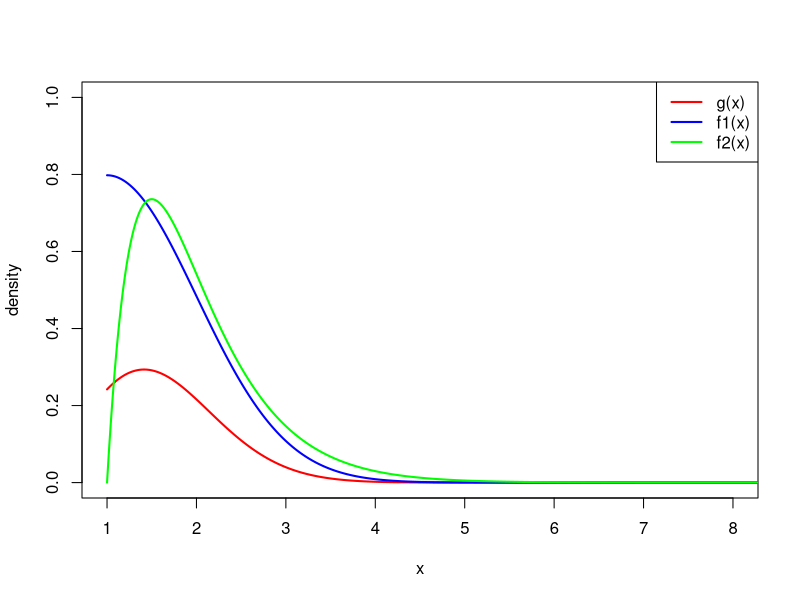
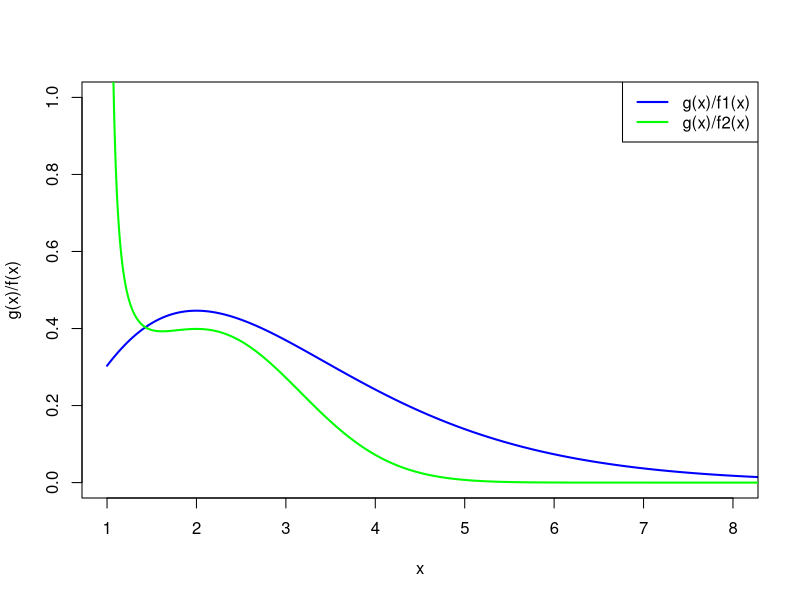

The R source for these figures, in order:
## ---- chunk 1
knitr::opts_chunk$set(echo = TRUE)
## ---- chunk 2
g <- function(x) {
  x^2/sqrt(2*pi)*exp(-x^2/2)
}
x <- seq(1, 10, 0.01)
f1 <- 2*dnorm(x, 1, 1)
f2 <- dgamma(x-1, 2, 2)
plot(x, g(x), type = "l", col = "red", lwd = 2, xlab = "x", ylab = "density",xlim=c(1,8), ylim=c(0,1))
lines(x, f1, col = "blue", lwd = 2)
lines(x, f2, col = "green", lwd = 2)
legend("topright", c("g(x)", "f1(x)", "f2(x)"), col = c("red", "blue", "green"), lwd = 2)
## ---- chunk 3
plot(x, g(x)/f1, type = "l", col = "blue", lwd = 2, xlab = "x", ylab = "g(x)/f(x)",xlim=c(1,8), ylim=c(0,1))
lines(x, g(x)/f2, col = "green", lwd = 2)
legend("topright", c("g(x)/f1(x)", "g(x)/f2(x)"), col = c("blue", "green"), lwd = 2)
## ---- chunk 4
gx <- function(x){
  x^2/sqrt(2*pi)*exp(-x^2/2)
}

# generate random variables from f1
m <- 100000
x <- sqrt(rchisq(m,1)) + 1
f <- 2*dnorm(x, 1, 1)
g <- gx(x)
is <- mean(g/f)

# compare the numerical integration
acc <- integrate(gx, 1, Inf)$value
c(is, acc)
